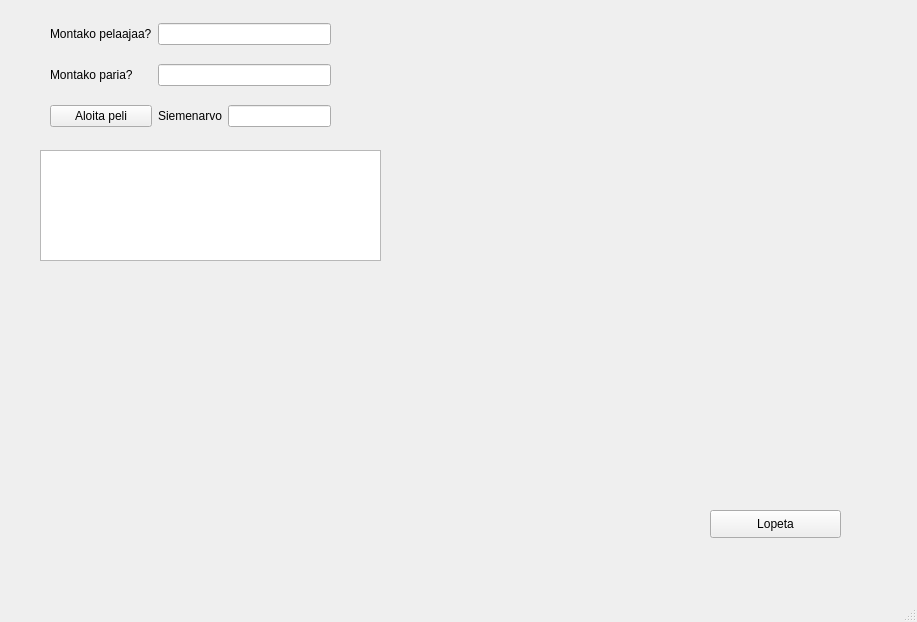
<?xml version="1.0" encoding="UTF-8"?>
<ui version="4.0">
 <class>MainWindow</class>
 <widget class="QMainWindow" name="MainWindow">
  <property name="geometry">
   <rect>
    <x>0</x>
    <y>0</y>
    <width>917</width>
    <height>622</height>
   </rect>
  </property>
  <property name="windowTitle">
   <string>MainWindow</string>
  </property>
  <widget class="QWidget" name="centralwidget">
   <widget class="QStackedWidget" name="stackedWidget">
    <property name="geometry">
     <rect>
      <x>10</x>
      <y>10</y>
      <width>871</width>
      <height>501</height>
     </rect>
    </property>
    <property name="currentIndex">
     <number>0</number>
    </property>
    <widget class="QWidget" name="startPage">
     <widget class="QTextBrowser" name="startTextBrowser">
      <property name="geometry">
       <rect>
        <x>30</x>
        <y>140</y>
        <width>341</width>
        <height>111</height>
       </rect>
      </property>
     </widget>
     <widget class="QWidget" name="gridLayoutWidget_2">
      <property name="geometry">
       <rect>
        <x>40</x>
        <y>0</y>
        <width>281</width>
        <height>132</height>
       </rect>
      </property>
      <layout class="QGridLayout" name="startGridLayout">
       <item row="0" column="0">
        <widget class="QLabel" name="playerCountLabel">
         <property name="text">
          <string>Montako pelaajaa?</string>
         </property>
        </widget>
       </item>
       <item row="1" column="0">
        <widget class="QLabel" name="pairCountLabel">
         <property name="text">
          <string>Montako paria?</string>
         </property>
        </widget>
       </item>
       <item row="2" column="0">
        <widget class="QPushButton" name="startPushButton">
         <property name="text">
          <string>Aloita peli</string>
         </property>
        </widget>
       </item>
       <item row="2" column="1" colspan="2">
        <widget class="QLabel" name="label">
         <property name="text">
          <string>Siemenarvo</string>
         </property>
        </widget>
       </item>
       <item row="1" column="1" colspan="3">
        <widget class="QLineEdit" name="pairCountLineEdit"/>
       </item>
       <item row="0" column="1" colspan="3">
        <widget class="QLineEdit" name="playerCountLineEdit"/>
       </item>
       <item row="2" column="3">
        <widget class="QLineEdit" name="seedLineEdit"/>
       </item>
      </layout>
     </widget>
    </widget>
    <widget class="QWidget" name="gamePage">
     <widget class="QWidget" name="gridLayoutWidget">
      <property name="geometry">
       <rect>
        <x>30</x>
        <y>10</y>
        <width>591</width>
        <height>471</height>
       </rect>
      </property>
      <layout class="QGridLayout" name="gameGridLayout"/>
     </widget>
     <widget class="QWidget" name="gridLayoutWidget_3">
      <property name="geometry">
       <rect>
        <x>630</x>
        <y>10</y>
        <width>231</width>
        <height>281</height>
       </rect>
      </property>
      <layout class="QGridLayout" name="playersGridLayout"/>
     </widget>
     <widget class="QTextBrowser" name="endTextBrowser">
      <property name="geometry">
       <rect>
        <x>630</x>
        <y>300</y>
        <width>229</width>
        <height>145</height>
       </rect>
      </property>
     </widget>
     <widget class="QPushButton" name="restartPushButton">
      <property name="geometry">
       <rect>
        <x>700</x>
        <y>470</y>
        <width>131</width>
        <height>28</height>
       </rect>
      </property>
      <property name="text">
       <string>Pelaa uudestaan</string>
      </property>
     </widget>
    </widget>
   </widget>
   <widget class="QPushButton" name="quitPushButton">
    <property name="geometry">
     <rect>
      <x>710</x>
      <y>510</y>
      <width>131</width>
      <height>28</height>
     </rect>
    </property>
    <property name="text">
     <string>Lopeta</string>
    </property>
   </widget>
  </widget>
  <widget class="QMenuBar" name="menubar">
   <property name="geometry">
    <rect>
     <x>0</x>
     <y>0</y>
     <width>917</width>
     <height>25</height>
    </rect>
   </property>
  </widget>
  <widget class="QStatusBar" name="statusbar"/>
 </widget>
 <resources/>
 <connections>
  <connection>
   <sender>quitPushButton</sender>
   <signal>clicked()</signal>
   <receiver>MainWindow</receiver>
   <slot>close()</slot>
   <hints>
    <hint type="sourcelabel">
     <x>781</x>
     <y>562</y>
    </hint>
    <hint type="destinationlabel">
     <x>448</x>
     <y>310</y>
    </hint>
   </hints>
  </connection>
  <connection>
   <sender>startPushButton</sender>
   <signal>clicked()</signal>
   <receiver>MainWindow</receiver>
   <slot>onStartPushButtonClicked()</slot>
   <hints>
    <hint type="sourcelabel">
     <x>131</x>
     <y>133</y>
    </hint>
    <hint type="destinationlabel">
     <x>564</x>
     <y>115</y>
    </hint>
   </hints>
  </connection>
  <connection>
   <sender>restartPushButton</sender>
   <signal>clicked()</signal>
   <receiver>MainWindow</receiver>
   <slot>onRestartPushButtonClicked()</slot>
   <hints>
    <hint type="sourcelabel">
     <x>730</x>
     <y>524</y>
    </hint>
    <hint type="destinationlabel">
     <x>647</x>
     <y>574</y>
    </hint>
   </hints>
  </connection>
 </connections>
 <slots>
  <slot>onStartPushButtonClicked()</slot>
  <slot>onRestartPushButtonClicked()</slot>
 </slots>
</ui>
